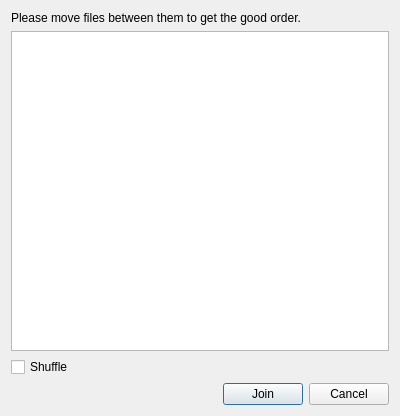
<?xml version="1.0" encoding="UTF-8"?>
<ui version="4.0">
 <class>Dialog</class>
 <widget class="QDialog" name="Dialog">
  <property name="geometry">
   <rect>
    <x>0</x>
    <y>0</y>
    <width>400</width>
    <height>416</height>
   </rect>
  </property>
  <property name="windowTitle">
   <string>Choose Order</string>
  </property>
  <property name="windowIcon">
   <iconset theme="application-pdf"/>
  </property>
  <layout class="QVBoxLayout" name="verticalLayout">
   <item>
    <widget class="QLabel" name="label">
     <property name="text">
      <string>Please move files between them to get the good order.</string>
     </property>
     <property name="alignment">
      <set>Qt::AlignLeading|Qt::AlignLeft|Qt::AlignVCenter</set>
     </property>
    </widget>
   </item>
   <item>
    <widget class="PDFListView" name="listWidget">
     <property name="acceptDrops">
      <bool>true</bool>
     </property>
     <property name="dragEnabled">
      <bool>true</bool>
     </property>
     <property name="dragDropOverwriteMode">
      <bool>false</bool>
     </property>
     <property name="dragDropMode">
      <enum>QAbstractItemView::DragDrop</enum>
     </property>
     <property name="defaultDropAction">
      <enum>Qt::CopyAction</enum>
     </property>
     <property name="movement">
      <enum>QListView::Snap</enum>
     </property>
     <property name="viewMode">
      <enum>QListView::ListMode</enum>
     </property>
    </widget>
   </item>
   <item>
    <widget class="QCheckBox" name="checkBoxShuffle">
     <property name="toolTip">
      <string>If shuffle is active, output document will contains all page1, then all page2...</string>
     </property>
     <property name="text">
      <string>Shuffle</string>
     </property>
    </widget>
   </item>
   <item>
    <layout class="QHBoxLayout" name="horizontalLayout">
     <item>
      <spacer name="horizontalSpacer">
       <property name="orientation">
        <enum>Qt::Horizontal</enum>
       </property>
       <property name="sizeHint" stdset="0">
        <size>
         <width>40</width>
         <height>20</height>
        </size>
       </property>
      </spacer>
     </item>
     <item>
      <widget class="QPushButton" name="pushButtonJoin">
       <property name="text">
        <string>Join</string>
       </property>
       <property name="icon">
        <iconset theme="dialog-ok"/>
       </property>
      </widget>
     </item>
     <item>
      <widget class="QPushButton" name="pushButtonCancel">
       <property name="text">
        <string>Cancel</string>
       </property>
       <property name="icon">
        <iconset theme="dialog-cancel"/>
       </property>
      </widget>
     </item>
    </layout>
   </item>
  </layout>
 </widget>
 <customwidgets>
  <customwidget>
   <class>PDFListView</class>
   <extends>QListWidget</extends>
   <header>pdflistview</header>
  </customwidget>
 </customwidgets>
 <resources/>
 <connections/>
</ui>
